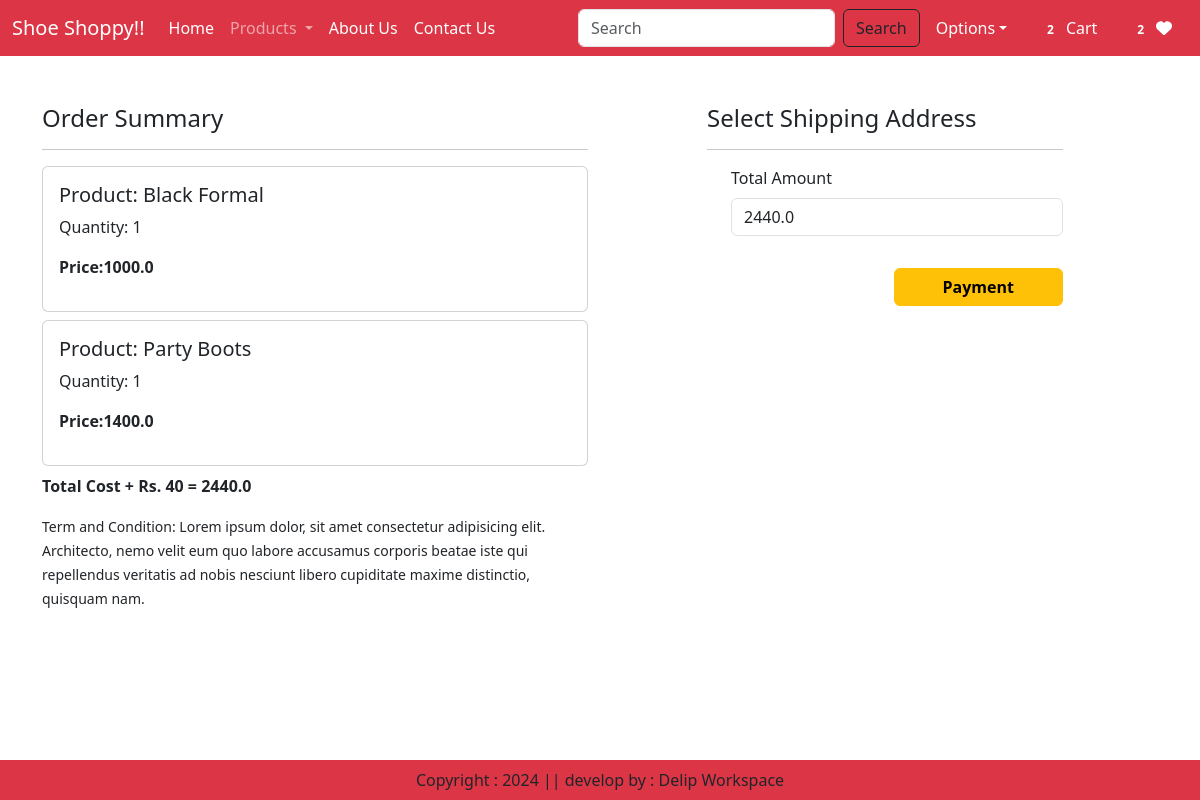
The page /checkout/ (signed in) on the database its author committed.
### app/models.py (models this page shows, shortened)
class Cart(models.Model):
    user = models.ForeignKey(User, on_delete=models.CASCADE)
    product = models.ForeignKey(Product,on_delete=models.CASCADE)
    quantity = models.PositiveIntegerField(default=1)

class Product(models.Model):
    title=models.CharField(max_length=100)
    selling_price=models.FloatField()
    discounted_price=models.FloatField()
    description=models.TextField()
    category=models.CharField(choices=CATEGORY_CHOICES, max_length=2)
    product_images=models.ImageField(upload_to='product')

### app/views.py (the view, shortened to what this page needs)
# urls.py: path('checkout/', views.checkout.as_view(), name='checkout'),
@method_decorator(login_required,name='dispatch')
class checkout(View):
    def get(self, request):
        totalitem = 0
        wishitem=0
        if request.user.is_authenticated:
            totalitem = len(Cart.objects.filter(user=request.user))
            wishitem = len(Wishlist.objects.filter(user=request.user))
        user = request.user
        add = Customer.objects.filter(user=user)
        cart_items=Cart.objects.filter(user=user)
        famount = 0
        for p in cart_items:
            value = p.quantity * p.product.discounted_price
            famount = famount + value
        totalamount = famount + 40
        razoramount = int(totalamount * 100)
        client= razorpay.Client(auth=(settings.RAZOR_KEY_ID, settings.RAZOR_KEY_SECRET))
        data = {'amount':razoramount,'currency':"INR", "receipt":"order_rcptid_12"}
        payment_response = client.order.create(data=data)
        print(payment_response)
        order_id=payment_response['id']
        order_status = payment_response['status']
        return render(request, 'app/checkout.html',locals())

### app/templates/app/checkout.html (shortened to what this page needs)
{% extends 'app/base.html' %}
{% load static %}
{% block main-content %}
<div class="container">
 <div class="row mt-5">
    <div class="col-sm-6">
        <h4>Order Summary</h4>
        <hr>
        {% for item in cart_items %}
        <div class="card mb-2">
            <div class="card-body">
                <h5>Product: {{ item.product.title }}</h5>
                <p>Quantity: {{ item.quantity }}</p>
                <p class="fw-bold">Price:{{ item.product.discounted_price }}</p>
            </div>
        </div>
        {% endfor %}
        <p class="fw-bold">Total Cost + Rs. 40 = {{ totalamount }}</p>
        <small>Term and Condition: Lorem ipsum dolor, sit amet consectetur adipisicing elit. Architecto, nemo velit eum quo labore accusamus corporis beatae iste qui repellendus veritatis ad nobis nesciunt libero cupiditate maxime distinctio, quisquam nam.</small>
    </div>
    <div class="col-sm-4 offset-sm-1">
        <h4>Select Shipping Address</h4>
        <hr>
        <form method="post" id="myform">
            <div class="form-check mb-3">
                <label for="totamount" class="form-label"> Total Amount</label>
                <input type="number" class="form-control" name="totamount" value={{totalamount}} readonly>
            </div>
            <div class="text-end">
                <button id="rzp-button1" type="submit" class="btn btn-warning mt-3 px-5 fw-bold">Payment</button>
            </div>
        </form>
    </div>
 </div>
 </div>
 <br><br>
 {% endblock main-content %}

### rows shown on the page
Cart: product "Black Formal", quantity "1", product.discounted_price "1000.0"
Cart: product "Party Boots", quantity "1", product.discounted_price "1400.0"

### other values the page prints
{{ totalitem }} "2"
{{ wishitem }} "2"
{{ totalamount }} "2440.0"
